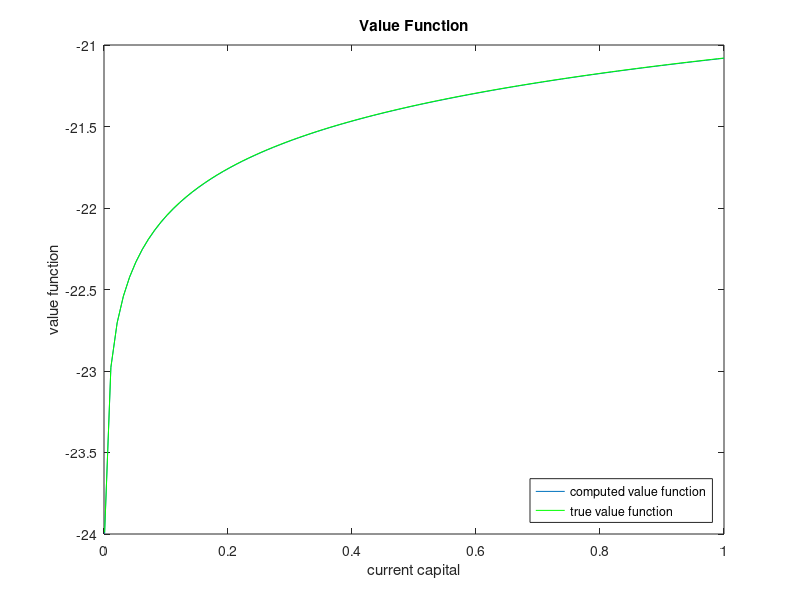
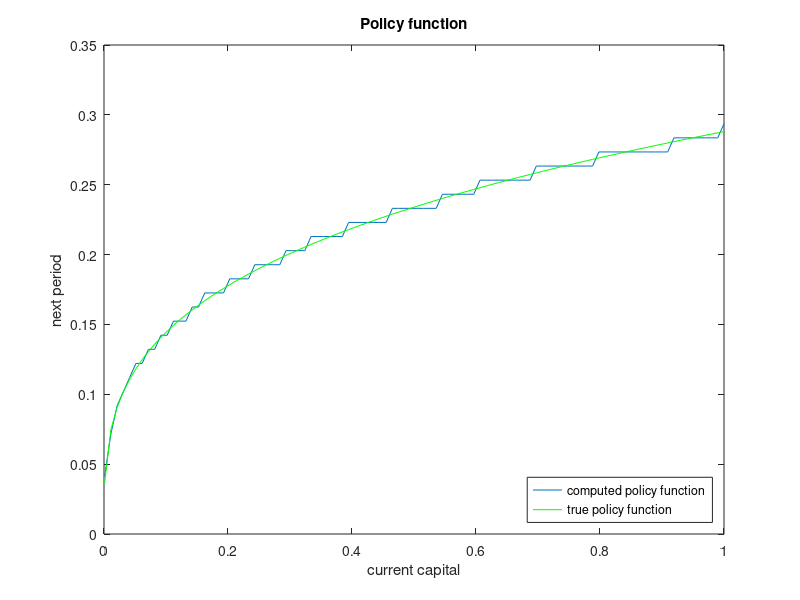

Write the MATLAB code that produced these figures, in order. (Note: a time limit stopped this script after it produced the figures.)
clear all

% Parameters
alpha = 0.3;
beta = 0.96;
delta = 1;
M = 100;

tol = 1e-7;
dif = 1;

kmin_grid = 0.001;
kmax_grid = 1;
k_grid = linspace(kmin_grid, kmax_grid, M)';

%% Value function iteration: brute force
v0 = ones(M,1);
v1 = zeros(M,1);
k11 = zeros(M,1);
w = zeros(M,1);

while dif > tol
    for i = 1:M
        ki = k_grid(i);
        for a = 1:M
            c = ki^alpha + (1-delta)*ki - k_grid(a);
            if c <= 0
                w(a) = -Inf;
            else
                w(a) = log(c) + beta*v0(a);
            end
        end
        [q, j] = max(w);
        k1 = j;
        v1(i) = w(j);
        k11(i) = k1;
    end
    dif = max(abs(v1-v0));
    v0 = v1;
end

%Analytical results
v_true = alpha/(1-alpha*beta)*log(k_grid) + 1/(1-beta)*log(1-alpha*beta)+1/(1-beta)*beta*alpha/(1-alpha*beta)*log(alpha*beta);
g_true = alpha*beta*k_grid.^alpha;

%5
figure('Name', 'Value Function wo')
plot(k_grid, v1);
hold on;
plot(k_grid, v_true, 'g');
title('Value Function');
legend('computed value function','true value function', 'Location','southeast');
xlabel('current capital');
ylabel('value function');
saveas(gcf,'1_Value_function_without','epsc')


g = k_grid(k11);
figure('Name','Policy function w/o')
plot(k_grid, g);
hold on;
plot(k_grid, g_true, 'g');
title('Policy function');
legend('computed policy function','true policy function','Location','southeast');
xlabel('current capital');
ylabel('next period');
saveas(gcf,'1_Policy_Function_without','epsc')


%% Value function iteration: exploiting monotonicity
v0 = ones(M,1);
v1 = zeros(M,1);
k11 = zeros(M,1);
w = zeros(M,1);
dif = 1;
monoton_iter = 0;

tic
while dif > tol
    for i = 1:M
        ki = k_grid(i);
        if i == 1
            amin = 1;
        else
            amin = k11(i-1);
        end
        for a = amin:M
            c = ki^alpha + (1-delta)*ki - k_grid(a);
            if c <= 0
                w(a) = -Inf;
            else
                w(a) = log(c) + beta*v0(a);
            end
        end
        [q, j] = max(w);
        k1 = j;
        v1(i) = w(j);
        k11(i) = k1;
    end
    dif = max(abs(v1-v0));
    v0 = v1;
    monoton_iter = monoton_iter + 1;
end
toc
monoton_iter

%% Value function iteration: exploiting concavity
v0 = ones(M,1);
v1 = zeros(M,1);
k11 = zeros(M,1);
w = zeros(M,1);
dif = 1;
conc_iter = 0;

tic
while dif > tol
    for i = 1:M
        ki = k_grid(i);
        for a = 1:M
            c = ki^alpha + (1-delta)*ki - k_grid(a);
            if c <= 0
                w(a) = -Inf;
            else
                w(a) = log(c) + beta*v0(a);
                if a > 1
                    if w(a) < w(a-1)
                        w(a:M) = -Inf*ones(M-a+1,1);
                        break;
                    end
                end
            end
        end
        [q, j] = max(w);
        k1 = j;
        v1(i) = w(j);
        k11(i) = k1;
    end
    dif = max(abs(v1-v0));
    v0 = v1;
    conc_iter = conc_iter + 1;
end
toc
conc_iter

%% Howard's policy function iteration
v0 = ones(M,1);
v1 = zeros(M,1);
k11 = zeros(M,1);
w = zeros(M,1);
dif = 1;
iter_pol = 10;
v11 = zeros(M,iter_pol);
howard_iter = 0;



tic
while dif > tol
    for i = 1:M
        ki = k_grid(i);
        for a = 1:M
            c = ki^alpha + (1-delta)*ki - k_grid(a);
            if c <= 0
                w(a) = -Inf;
            else
                w(a) = log(c) + beta*v0(a);
                u(a) = log(c);
            end
        end
        [q, j] = max(w);
        v1(i) = w(j);
        k11(i) = j;
    end
    dif = max(abs(v1-v0));
    v0 = v1;
    howard_iter = howard_iter + 1;
end
toc
howard_iter



%% Howard's policy function (and using Umat and Vmat...)
tic
Umat = zeros(M,M); % rows are K and cols are K'
V0 = zeros(M,1);
how_iter = 30;
V_iter = zeros(M,how_iter);
dif = 1;

% Create Umat:
for i=1:M
    for j=1:M
        c = k_grid(i)^alpha + (1-delta)*k_grid(i) - k_grid(j); %i=K, j=K'
        if (c >0)
            Umat(i,j) = log(c);
        else
            Umat(i,j) = -Inf;
        end
    end
end

iterations = 0;
% Perform operation:
while dif > tol
    Vmat = repmat(V0',M,1); %transpose is very important for some reason...
    W = Umat + beta*Vmat;
    [V,pol] = max(W,[],2);
    
    % Policy iteration:
    V_iter(:,1) = V;
    for i=2:how_iter % number of iters to do for howard's policy iteration
        for j = 1:M % iter over all rows
            V_iter(j, i) = Umat(j,pol(j)) + beta*V_iter(pol(j),i-1);
        end
    end
    V = V_iter(:,how_iter);

    dif = max(abs(V-V0));
    V0 = V;
    iterations = iterations + 1;
end
iterations
toc
